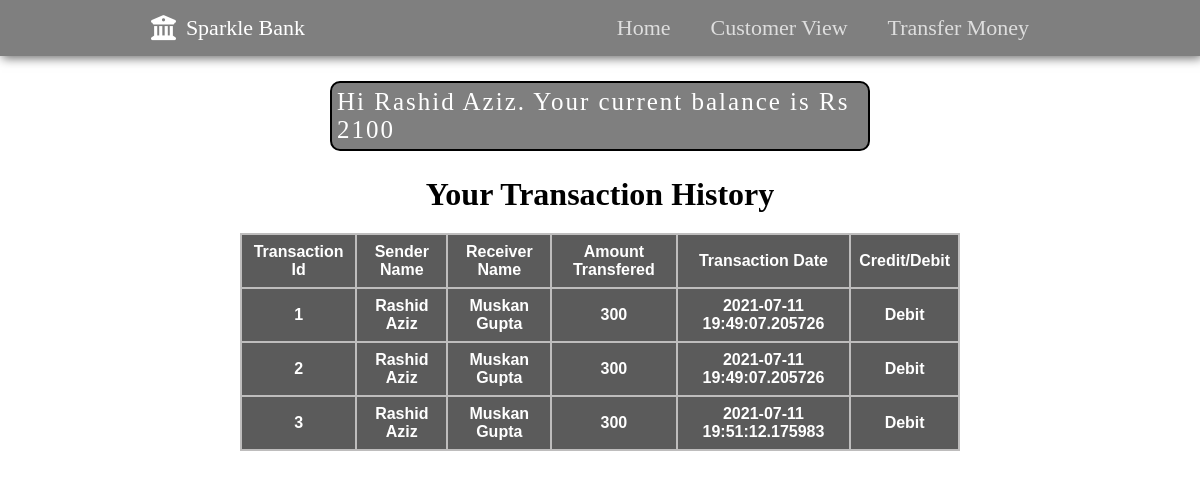
The page /bank_statement/2 on the database as committed earlier.
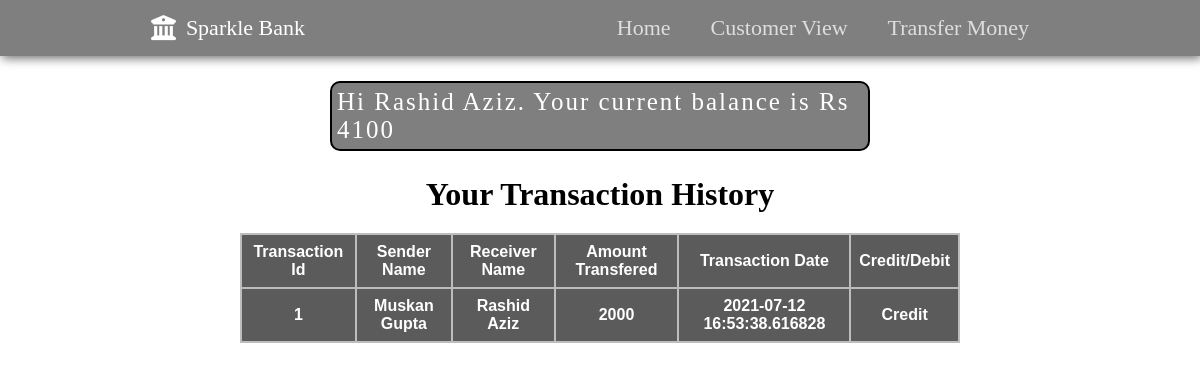
The same page on the database as committed later.
### app.py (models this page shows, shortened)
class Customers(db.Model):
    customer_account_no = db.Column(db.Integer,primary_key = True)
    customer_name = db.Column(db.String(200),nullable = False)
    email = db.Column(db.String(120), nullable = False)
    account_type = db.Column(db.String(120), default = 'Saving')
    current_bal = db.Column(db.Integer, default = 3000)

class Transaction(db.Model):
    trans_id = db.Column(db.Integer,primary_key = True)
    sender_name = db.Column(db.String(200),nullable = False)
    sender_account_no = db.Column(db.Integer,nullable = False)
    receiver_name = db.Column(db.String(200),nullable = False)
    receiver_account_no = db.Column(db.Integer,nullable = False)
    amount_transfered = db.Column(db.Integer, nullable = False)
    date_transfer = db.Column(db.DateTime,default = datetime.now(IST))

### app.py (the view)
@app.route('/bank_statement/<int:customer_account_no>')
def bank_statement(customer_account_no):
    customer = Customers.query.filter_by(customer_account_no = customer_account_no).first()
    bank_statement = Transaction.query.filter(or_(Transaction.sender_account_no.like(customer_account_no),Transaction.receiver_account_no.like(customer_account_no))).all()
    print(bank_statement)
    return render_template('bank_statement.html',bank_statement = bank_statement,customer_account_no = customer_account_no,customer = customer)

### templates/bank_statement.html
{% extends 'base.html' %}
{% block body %}
<div class="message-box msg-w">
    <p>Hi  {{customer.customer_name}}. Your  current  balance  is  Rs {{customer.current_bal}}
    </p>
</div>
<div class="table-box transaction-table">
    <h1>Your Transaction History</h1>
    {% if bank_statement|length == 0 %}
        <div class="message-box">
            <p>No Transactions Yet</p>
        </div>
    {% else %}
    <table class="table">
        <thead>
            <tr>
                <th scope="col">Transaction Id</th>
                <th scope="col">Sender Name</th>
                <th scope="col">Receiver Name</th>
                <th scope="col">Amount Transfered</th>
                <th scope="col">Transaction Date</th>
                <th scope="col">Credit/Debit</th>
            </tr>
        </thead>
        <tbody>
            {% for statement in bank_statement %}
                <tr>
                    <td><strong>{{ statement.trans_id }}</strong></td>
                    <td>{{ statement.sender_name }}</td>
                    <td>{{ statement.receiver_name }}</td>
                    <td>{{ statement.amount_transfered }}</td>
                    <td>{{ statement.date_transfer }}</td>
                    {% if statement.sender_account_no == customer_account_no %}
                    <td>Debit</td>
                    {% else %}
                    <td>Credit</td>
                    {% endif %}
                </tr>
            {% endfor %}
        </tbody>
    </table>
    {% endif %}
</div>
{% endblock body %}

### templates/base.html (shortened to what this page needs)
<!DOCTYPE html>
<html lang="en">
<head>
    <link rel="stylesheet" href=" {{ url_for('static',filename = 'css/style.css') }} ">
    <link rel="stylesheet" media="screen and (max-width:500px)" href="{{ url_for('static',filename = 'css/mobile.css') }}">
</head>
<body>
    <nav class="navbar">
        <div class="bank-name">
            <div class="bank-box"><i class="fas fa-university"></i>
            <p>Sparkle Bank</p>
        </div>
        </div>
        <ul class="navList">
            <li class="item"><a href="/" class="item-link">Home</a></li>
            <li class="item"><a href="/customer_view" class="item-link">Customer View</a></li>
            <li class="item"><a href="/transfer_money" class="item-link">Transfer Money</a></li>
        </ul>
    </nav>
    {% block body %}
    {% endblock body %}
</body>
</html>

### static/css/style.css (style rules this page uses)
* { margin: 0; padding: 0; box-sizing: border-box; }
nav::before { content: ""; position: absolute; background: url('https://preview.colorlib.com/theme/banker/images/xhero_2.jpg.pagespeed.ic.Z8dSguXOuW.webp') no-repeat center center/cover ; top: 0; left: 0; width: 100%; height: 100%; z-index: -1; opacity: 0.5; }
.navbar { display: flex; width: 100%; justify-content: space-around; padding: 10px; font-size: 22px; background-color: rgba(0, 0, 0, 0.5); box-shadow: 2px 2px 10px rgb(0 0 0 / 60%); }
.bank-name { display: flex; color: rgb(255, 255, 255); align-items: center; }
.bank-box { display: flex; align-items: center; }
.bank-name p { margin: 0px 10px; }
.bank-name i { font-size: 25px; }
.navList { display: flex; list-style: none; }
.item { margin: 5px 20px; }
.item-link { text-decoration: none; color: rgb(222, 222, 222); }
.table-box { display: flex; flex-direction: column; align-items: center; margin: 70px auto; overflow: auto; }
.table { font-family: Arial, Helvetica, sans-serif; border-collapse: collapse; width: 60%; background: rgba(50, 50, 50, 0.8); margin-top: 20px ; color: white; }
table,th,td { border: 2px solid #bebdbd; text-align: center; font-weight: bold; }
th,td { padding: 8px; }
.message-box { display: flex; align-items: center; justify-content: center; font-size: 25px; border: 2px solid black; background-color: rgba(0, 0, 0, 0.5); border-radius: 10px; margin: 25px auto 0px auto; padding: 5px; width: 30vw; color: white; }
.transaction-table { margin-top: 25px; }
.msg-w { width: 45vw; letter-spacing: 2px; }

### static/css/mobile.css (style rules this page uses)
.navbar { flex-direction: column; padding: 15px 10px; background-color: rgba(0, 0, 0, 0.6); }
.navList { display: none; flex-direction: column; align-self: flex-start; margin: 12px 0px 0px 0px; }
.bank-name { margin: 0px 10px; justify-content: space-between; }
.table-box { overflow: auto; width: 90%; }
.table { overflow: auto; width: 90%; margin-left: 280px; }
td { font-weight: 100; padding: 5px; }
.message-box { width: 90%; }
.message-box p { font-size: 18px; }
.msg-w { letter-spacing: 1; }
.transaction-table h1 { font-size: 25px; }

Rows that differ between the two databases and show on the page:
removed Transaction: trans_id "2", sender_name "Rashid Aziz", receiver_name "Muskan Gupta", amount_transfered "300", date_transfer "2021-07-11 19:49:07.205726", sender_account_no "Debit"
removed Transaction: trans_id "3", sender_name "Rashid Aziz", receiver_name "Muskan Gupta", amount_transfered "300", date_transfer "2021-07-11 19:51:12.175983", sender_account_no "Debit"
changed Customers "Rashid Aziz": current_bal "2100" → "4100"
changed Transaction "Muskan Gupta": sender_name "Rashid Aziz" → "Muskan Gupta"; receiver_name "Muskan Gupta" → "Rashid Aziz"; amount_transfered "300" → "2000"; date_transfer "2021-07-11 19:49:07.205726" → "2021-07-12 16:53:38.616828"; sender_account_no "Debit" → "Credit"
